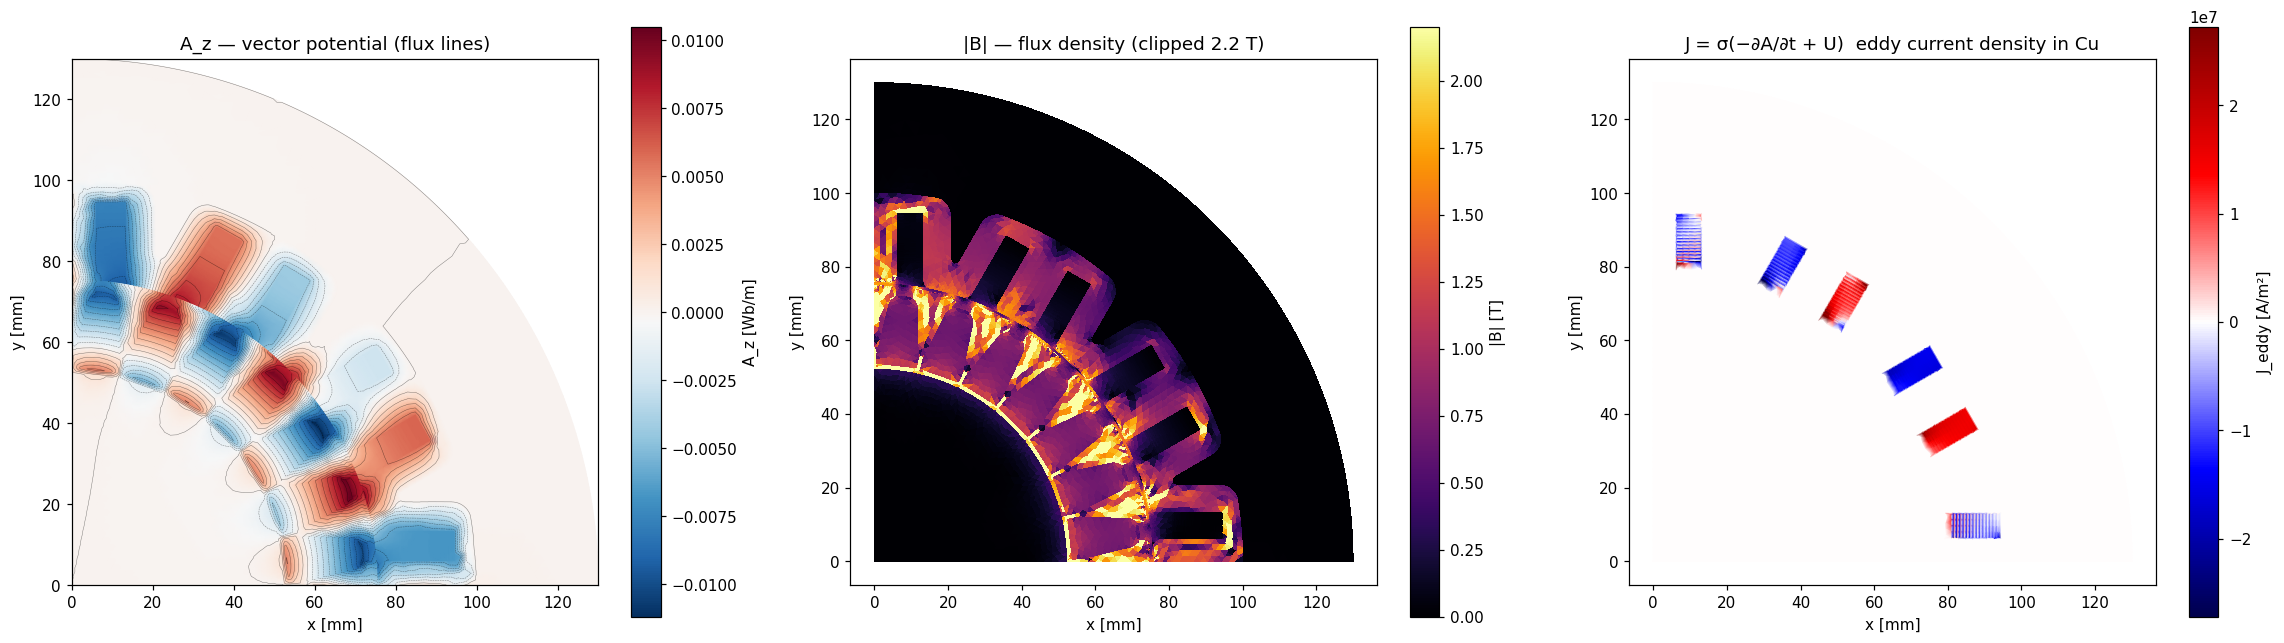

Write the Python code that produced this figure.
"""Run the eddy-current solve and visualise its fields: A_z, |B|, and the
eddy current density J in the copper (the new field the eddy solve produces)."""
import time
import numpy as np
import matplotlib
matplotlib.use("Agg")
import matplotlib.pyplot as plt
from matplotlib.tri import Triangulation
from motor_ai_sim.simulation.fem_solver_2d import fem_transient_sliding_band as F

t0 = time.time()
d = F(n_steps_per_period=12, n_periods=2.0, I_phase_rms=120.0, n_sectors=4,
      coil_temp_c=120.0, eddy=True, return_field=True)
fld = d["field"]
print("solve %.0fs  T=%.1f  Cu_total(solve)=%.0fW  Cu_AC(solve)=%.0fW"
      % (time.time() - t0, d["T_avg_Nm"], d["P_cu_total_solve_W"], d["P_cu_ac_solve_W"]))

P = fld["P_mm"]; T = fld["T"]; A = fld["A"]
Bx = fld["Bx"]; By = fld["By"]; J = fld["Jeddy"]; tags = fld["tags"]
x, y = P[0], P[1]
tri = Triangulation(x, y, T.T)
Bmag = np.sqrt(Bx**2 + By**2)

# copper element mask (per-element) for the J panel framing
DOM_COIL = 2; DOM_COIL_BASE = 200
cu_elem = (tags == DOM_COIL) | (tags >= DOM_COIL_BASE)

fig, ax = plt.subplots(1, 3, figsize=(21, 7))

# 1) A_z (nodal)
tpc = ax[0].tripcolor(tri, A, shading="gouraud", cmap="RdBu_r")
ax[0].tricontour(tri, A, levels=22, colors="k", linewidths=0.3, alpha=0.5)
fig.colorbar(tpc, ax=ax[0], shrink=0.8, label="A_z [Wb/m]")
ax[0].set_title("A_z — vector potential (flux lines)")

# 2) |B| (per-element)
tpc = ax[1].tripcolor(tri, facecolors=np.clip(Bmag, 0, 2.2), cmap="inferno")
fig.colorbar(tpc, ax=ax[1], shrink=0.8, label="|B| [T]")
ax[1].set_title("|B| — flux density (clipped 2.2 T)")

# 3) Eddy current density J in copper (nodal, signed)
jlim = np.percentile(np.abs(J[J != 0]), 99) if np.any(J != 0) else 1.0
tpc = ax[2].tripcolor(tri, J, shading="gouraud", cmap="seismic",
                      vmin=-jlim, vmax=jlim)
fig.colorbar(tpc, ax=ax[2], shrink=0.8, label="J_eddy [A/m²]")
ax[2].set_title("J = σ(−∂A/∂t + U)  eddy current density in Cu")

for a in ax:
    a.set_aspect("equal"); a.set_xlabel("x [mm]"); a.set_ylabel("y [mm]")

plt.tight_layout()
plt.savefig("eddy_field_view.png", dpi=110, bbox_inches="tight")
print("saved -> eddy_field_view.png")

# extra: zoom on the slot region to see the per-wire eddy pattern
cu_nodes = np.unique(T[:, cu_elem]) if cu_elem.any() else np.array([], int)
if cu_nodes.size:
    cx, cy = x[cu_nodes], y[cu_nodes]
    fig2, ax2 = plt.subplots(figsize=(9, 9))
    tpc = ax2.tripcolor(tri, J, shading="gouraud", cmap="seismic", vmin=-jlim, vmax=jlim)
    fig2.colorbar(tpc, ax=ax2, label="J_eddy [A/m²]")
    # zoom to a couple of slots near the gap
    rmid = np.hypot(cx, cy)
    ax2.set_xlim(cx.min(), cx.min() + 0.45 * (cx.max() - cx.min()))
    ax2.set_ylim(cy.max() - 0.45 * (cy.max() - cy.min()), cy.max())
    ax2.set_aspect("equal"); ax2.set_title("J_eddy — zoom on wires");
    ax2.set_xlabel("x [mm]"); ax2.set_ylabel("y [mm]")
    plt.tight_layout(); plt.savefig("eddy_field_zoom.png", dpi=120, bbox_inches="tight")
    print("saved -> eddy_field_zoom.png")
